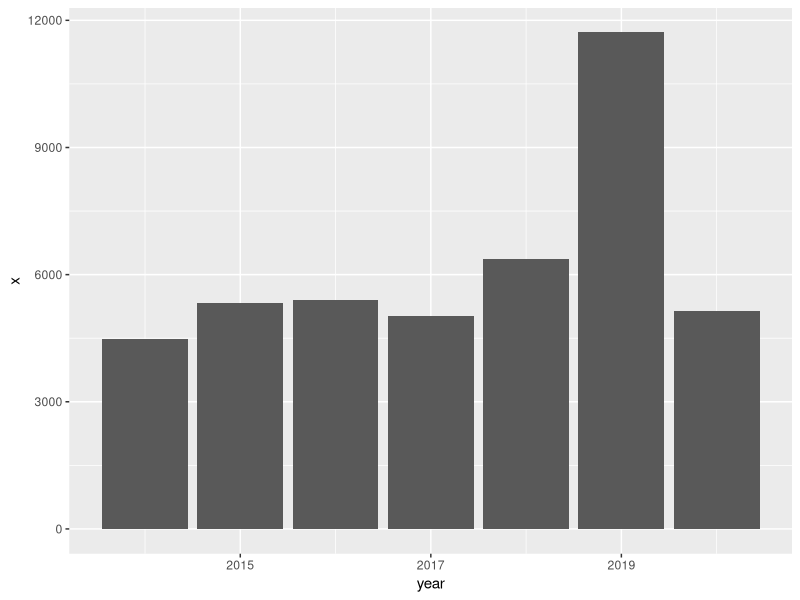
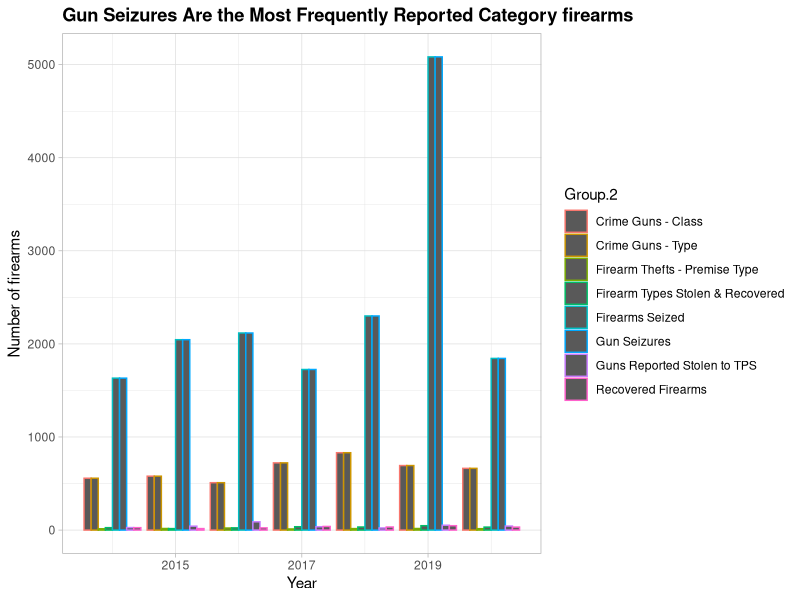

The R script that drew these images, in order:
## ---- chunk 1
knitr::opts_chunk$set(echo = TRUE)
library(tidyverse)
library(knitr)
library(dplyr)
library(knitr)
library(bookdown)
library(kableExtra)
library(ggplot2) 
## ---- chunk 2
data_firearms<-read.csv("Miscellaneous_Firearms_ASR_F_TBL_003.csv")
x<-head(data_firearms,n=10L)
x
## ---- chunk 3
sum_firearms<-aggregate(data_firearms$Count_,by=list(year=data_firearms$Year),sum)
ggplot(sum_firearms,aes(x=year,y=x))+geom_bar(stat = "identity",position = "dodge")
## ---- chunk 4
sum_category<-aggregate(data_firearms$Count_,by=list(data_firearms$Year,data_firearms$Category),sum)
ggplot(sum_category,aes(x=Group.1,y=x,color=Group.2))+geom_bar(stat = "identity",position = "dodge")+theme_light() +labs(x = "Year", y = "Number of firearms", 
 title = "Gun Seizures Are the Most Frequently Reported Category firearms") +guides(color = guide_legend(override.aes = list(size=3)))+
 theme(plot.title = element_text(face = "bold"))
## ---- chunk 5
sum_type<-aggregate(data_firearms$Count_,by=list(data_firearms$Year,data_firearms$Type),sum)
type_table<-data.frame(Year=2014:2020,AirGun =sum_type[1:7,3], Antique=sum_type[8:14,3], CombinationGun=c(sum_type[15:18,3],"0",sum_type[19:20,3]),Commercial=sum_type[21:27,3],CommercialStorageFacility=c("0","0","0","0","0","2","0"),CommercialVersion=c("0","0","0",sum_type[29:32,3]),Crime=sum_type[33:39,3],DeemedNonFirearm=sum_type[40:46,0],Derringer=c("0","0","0",sum_type[47:50,3]),Handgun=sum_type[51:57,3],Intransit=c("1","0","0","0","0","0","0"),MachineGun=c("1","0","1","1","0","1","0"),NonCrime=sum_type[64:70,3],NonRestricted=sum_type[71:77,3],Other=sum_type[78:84,3],OutsideToronto=sum_type[85:91,3],Pistol=sum_type[92:98,3],Prohibited=sum_type[99:105,3],Replica=sum_type[106:112,3],Residential=sum_type[113:119,3],ResidentialStorageUnit=c("0","0","0","0","0","2","0"),Restricted=sum_type[121:127,3],Revolver=sum_type[128:134,3],Rifle=sum_type[135:141,3],SawedoffRifle=sum_type[142:148,3],SawedoffShotgun=c(sum_type[149:153,3],"36","27"),School=c("0","0","0","0","0","0","1"),Shotgun=sum_type[159:165,3],StartersPistol=sum_type[166:172,3],Street=c("0","0","1","0","0","0","0"),SubmachineGun=sum_type[174:180,3],Taser=c("1","0","0","0","0","0","0"),Toronto=sum_type[182:188,3],ToyGun=sum_type[189:195,3],Vehicle=c("0",sum_type[197:202,3]) )
knitr::kable(type_table,format = "pandoc")
